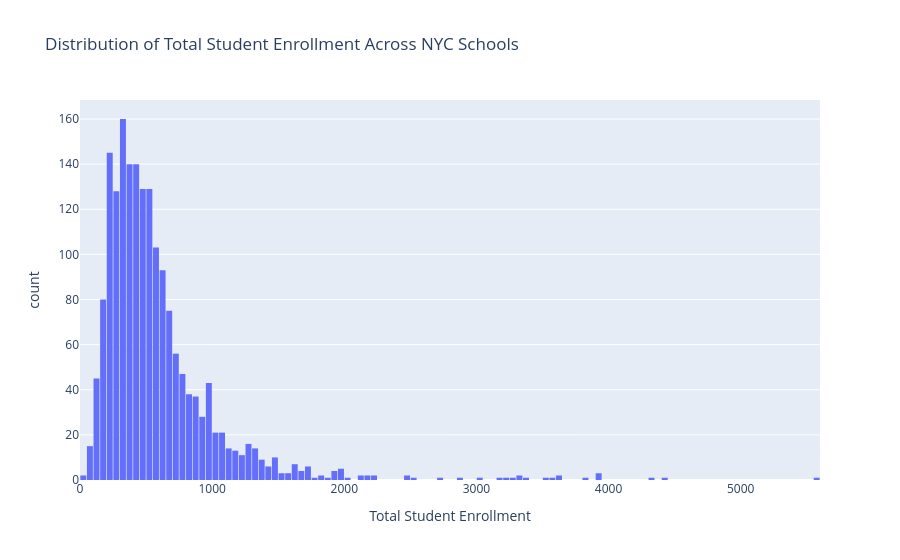

Notebook code cell kept with this figure:
### Markdown cell above
### Task 2a: Total Enrollment
**1.** Create a histogram to explore how student enrollment is distributed across schools. You'll need to answer the questions that follow.

### Code cell
# Plot the distribution of total student enrollment
fig = px.histogram(
    df,
    x='total_enrollment',
    title='Distribution of Total Student Enrollment Across NYC Schools',
    labels={'total_enrollment': 'Total Student Enrollment'}
)
fig.update_layout(bargap=0.1)
fig.show()

### Figure 1 — Plotly figure (JSON) as saved in the notebook; plotly's stock layout.template omitted (floating-point values rounded to 4 significant figures; data arrays with more than 128 entries replaced by an {"elided": "..."} marker saying what was removed)
{"data": [{"alignmentgroup": "True", "bingroup": "x", "hovertemplate": "Total Student Enrollment=%{x}<br>count=%{y}<extra></extra>", "legendgroup": "", "marker": {"color": "#636efa", "pattern": {"shape": ""}}, "name": "", "offsetgroup": "", "orientation": "v", "showlegend": false, "type": "histogram", "x": {"elided": "1834 float values"}, "xaxis": "x", "yaxis": "y"}], "layout": {"autosize": true, "bargap": 0.1, "barmode": "relative", "legend": {"tracegroupgap": 0}, "title": {"text": "Distribution of Total Student Enrollment Across NYC Schools"}, "xaxis": {"anchor": "y", "autorange": true, "domain": [0, 1], "range": [0, 5600], "title": {"text": "Total Student Enrollment"}, "type": "linear"}, "yaxis": {"anchor": "x", "autorange": true, "domain": [0, 1], "range": [0, 168.4], "title": {"text": "count"}}}}
